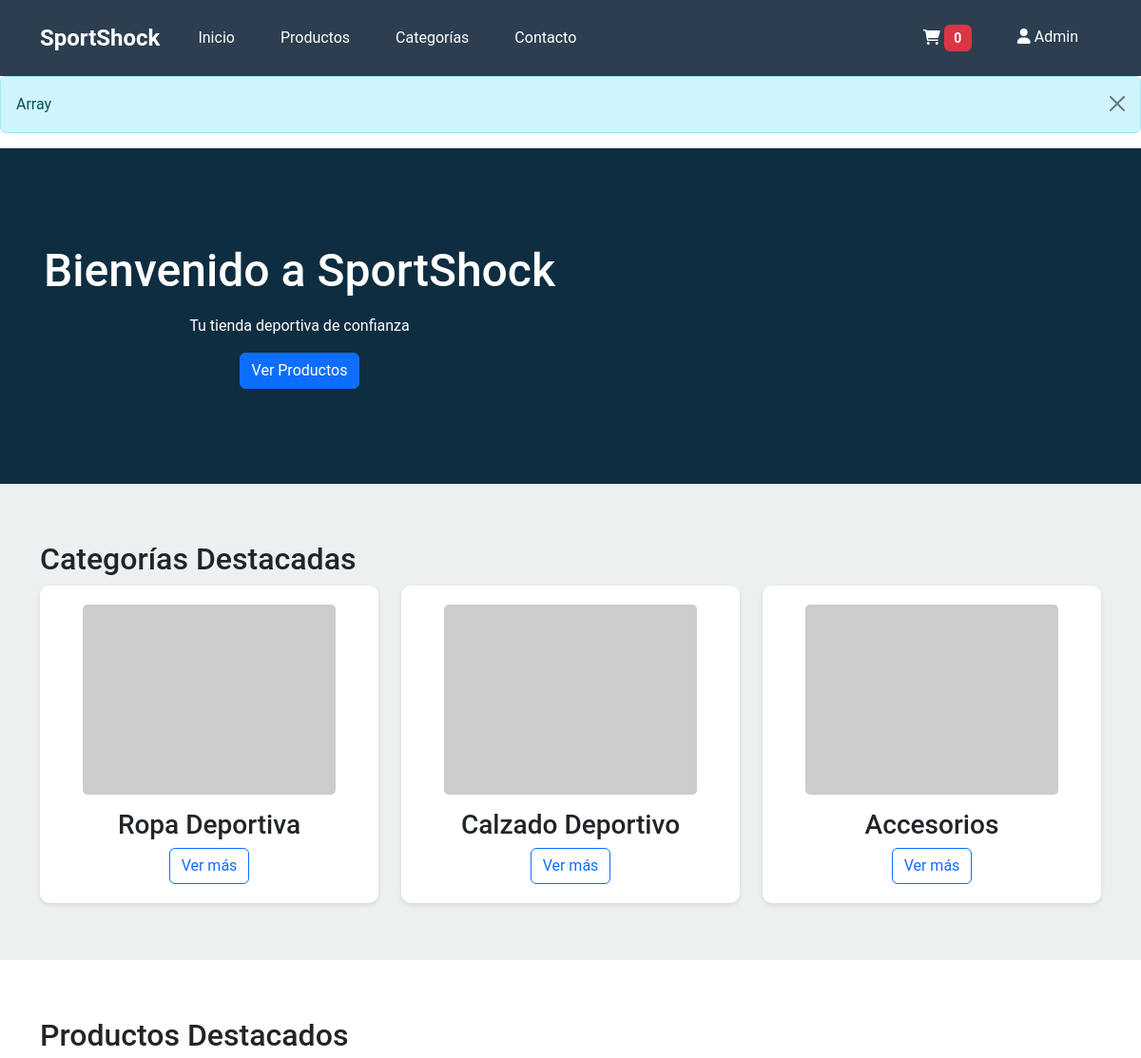
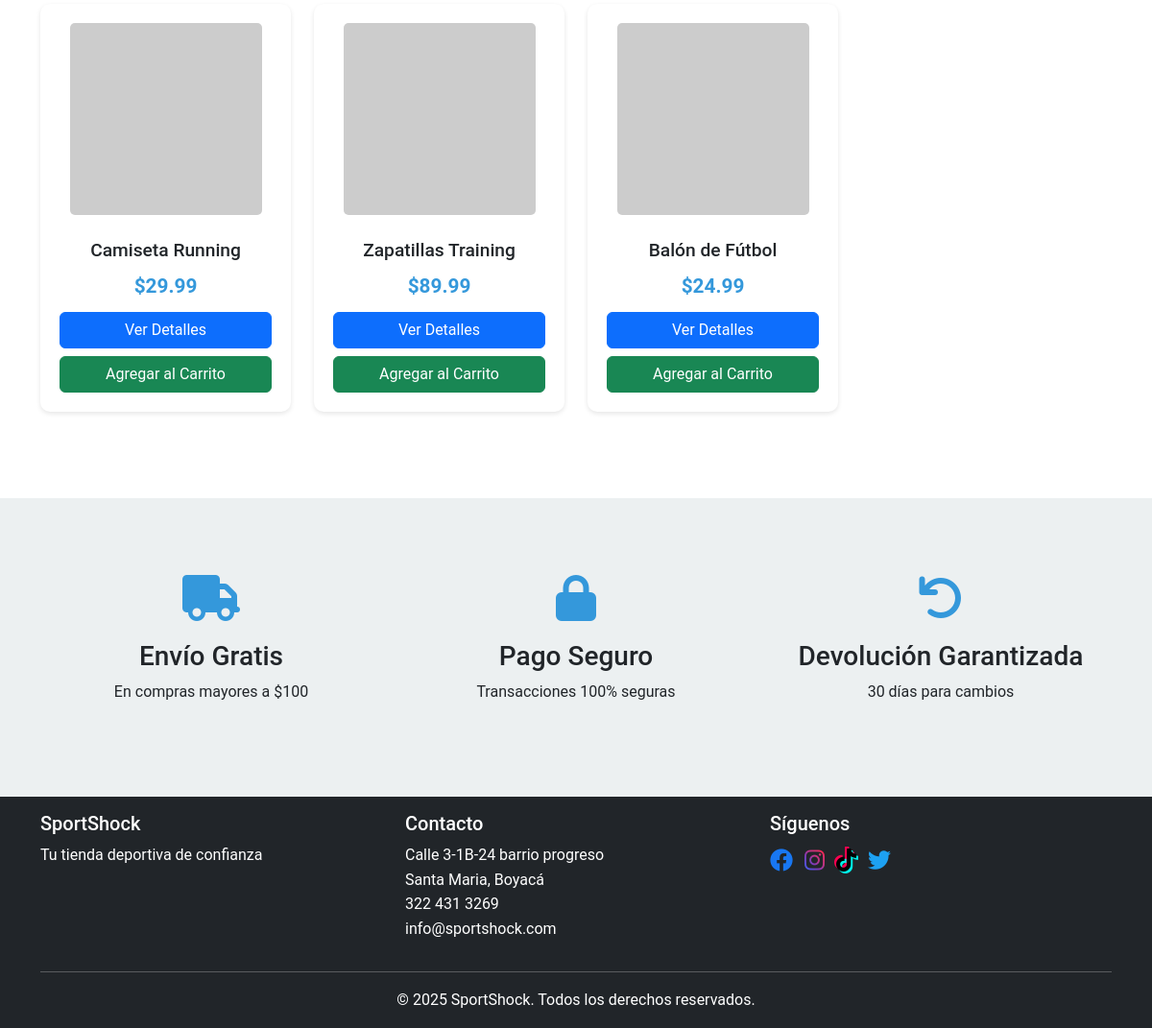
/index.php (signed in), run on the app's committed database (2 pictures, top to bottom).
### tables this page shows
CREATE TABLE IF NOT EXISTS productos (
    id INT AUTO_INCREMENT PRIMARY KEY,
    nombre VARCHAR(100) NOT NULL,
    descripcion TEXT,
    precio DECIMAL(10,2) NOT NULL,
    stock INT NOT NULL DEFAULT 0,
    imagen VARCHAR(255),
    categoria_id INT,
    destacado BOOLEAN DEFAULT FALSE,
    fecha_creacion TIMESTAMP DEFAULT CURRENT_TIMESTAMP,
    FOREIGN KEY (categoria_id) REFERENCES categorias(id)
);

### includes/db.php (called while the page is built, shortened)
<?php
$conn = mysqli_connect(DB_HOST, DB_USER, DB_PASS, DB_NAME);
mysqli_set_charset($conn, "utf8");
function obtenerProductos($limite = null, $destacados = false) {
    global $conn;
    $query = "SELECT p.*,
              CASE
                WHEN p.imagen IS NULL OR p.imagen = ''
                THEN CONCAT('https://via.placeholder.com/300x300?text=', REPLACE(p.nombre, ' ', '+'))
                ELSE p.imagen
              END as imagen_url
              FROM productos p";
    if ($destacados) {
        $query .= " WHERE p.destacado = 1";
    }
    if ($limite) {
        $query .= " LIMIT " . (int)$limite;
    }
    $result = mysqli_query($conn, $query);
    $productos = array();
    while ($row = mysqli_fetch_assoc($result)) {
        $productos[] = $row;
    }
    return $productos;
}

### index.php (the view, shortened to what this page needs)
<?php
include 'includes/db.php';
?>
<!DOCTYPE html>
<html lang="es">
<head>
    <link rel="stylesheet" href="css/style.css">
    <link href="https://cdn.jsdelivr.net/npm/bootstrap@5.3.0/dist/css/bootstrap.min.css" rel="stylesheet">
    <link rel="stylesheet" href="https://cdnjs.cloudflare.com/ajax/libs/font-awesome/6.0.0/css/all.min.css">
</head>
<body>
    <?php include 'includes/header.php'; ?>
    <div class="hero-section">
        <div class="container">
            <div class="row">
                <div class="col-md-6">
                    <h1>Bienvenido a SportShock</h1>
                    <p>Tu tienda deportiva de confianza</p>
                    <a href="productos.php" class="btn btn-primary">Ver Productos</a>
                </div>
            </div>
        </div>
    </div>
    <section class="categories-section">
        <div class="container">
            <h2>Categorías Destacadas</h2>
            <div class="row">
                <div class="col-md-4">
                    <div class="category-card">
                        <img src="https://via.placeholder.com/400x300?text=Ropa+Deportiva" alt="Ropa Deportiva" class="img-fluid">
                        <h3>Ropa Deportiva</h3>
                        <a href="categorias.php?id=1" class="btn btn-outline-primary">Ver más</a>
                    </div>
                </div>
                <div class="col-md-4">
                    <div class="category-card">
                        <img src="https://via.placeholder.com/400x300?text=Calzado+Deportivo" alt="Calzado Deportivo" class="img-fluid">
                        <h3>Calzado Deportivo</h3>
                        <a href="categorias.php?id=2" class="btn btn-outline-primary">Ver más</a>
                    </div>
                </div>
                <div class="col-md-4">
                    <div class="category-card">
                        <img src="https://via.placeholder.com/400x300?text=Accesorios" alt="Accesorios" class="img-fluid">
                        <h3>Accesorios</h3>
                        <a href="categorias.php?id=3" class="btn btn-outline-primary">Ver más</a>
                    </div>
                </div>
            </div>
        </div>
    </section>
    <section class="featured-products">
        <div class="container">
            <h2>Productos Destacados</h2>
            <div class="row">
                <?php
                $productos = obtenerProductos(4, true);
                foreach($productos as $producto) {
                    ?>
                    <div class="col-md-3">
                        <div class="product-card">
                            <img src="<?php echo $producto['imagen_url']; ?>" alt="<?php echo htmlspecialchars($producto['nombre']); ?>" class="img-fluid">
                            <h3><?php echo htmlspecialchars($producto['nombre']); ?></h3>
                            <p class="price">$<?php echo number_format($producto['precio'], 2); ?></p>
                            <div class="d-grid gap-2">
                                <a href="producto.php?id=<?php echo $producto['id']; ?>" class="btn btn-primary">Ver Detalles</a>
                                <button class="btn btn-success agregar-carrito" data-id="<?php echo $producto['id']; ?>">
                                    Agregar al Carrito
                                </button>
                            </div>
                        </div>
                    </div>
                    <?php
                }
                ?>
            </div>
        </div>
    </section>
    <section class="features-section">
        <div class="container">
            <div class="row">
                <div class="col-md-4">
                    <div class="feature">
                        <i class="fas fa-truck"></i>
                        <h3>Envío Gratis</h3>
                        <p>En compras mayores a $100</p>
                    </div>
                </div>
                <div class="col-md-4">
                    <div class="feature">
                        <i class="fas fa-lock"></i>
                        <h3>Pago Seguro</h3>
                        <p>Transacciones 100% seguras</p>
                    </div>
                </div>
                <div class="col-md-4">
                    <div class="feature">
                        <i class="fas fa-undo"></i>
                        <h3>Devolución Garantizada</h3>
                        <p>30 días para cambios</p>
                    </div>
                </div>
            </div>
        </div>
    </section>
    <?php include 'includes/footer.php'; ?>
</body>
</html>

### css/style.css (style rules this page uses)
:root { --primary-color: #3498db; --secondary-color: #2ecc71; --dark-color: #2c3e50; --light-color: #ecf0f1; --danger-color: #e74c3c; --warning-color: #f1c40f; }
body { font-family: 'Roboto', sans-serif; line-height: 1.6; margin: 0; padding: 0; }
.hero-section { background: linear-gradient(rgba(0,0,0,0.7), rgba(0,0,0,0.7)), #3498db; background-size: cover; background-position: center; color: white; padding: 100px 0; text-align: center; }
.hero-section h1 { font-size: 3rem; margin-bottom: 1rem; }
.categories-section { padding: 60px 0; background-color: var(--light-color); }
.category-card { background: white; border-radius: 10px; padding: 20px; text-align: center; box-shadow: 0 2px 5px rgba(0,0,0,0.1); transition: transform 0.3s ease; }
.category-card img { max-width: 100%; height: 200px; object-fit: cover; border-radius: 5px; margin-bottom: 15px; }
.featured-products { padding: 60px 0; }
.product-card { background: white; border-radius: 10px; padding: 20px; text-align: center; box-shadow: 0 2px 5px rgba(0,0,0,0.1); margin-bottom: 30px; transition: transform 0.3s ease; }
.product-card img { max-width: 100%; height: 200px; object-fit: cover; border-radius: 5px; margin-bottom: 15px; }
.product-card h3 { font-size: 1.2rem; margin: 10px 0; }
.price { color: var(--primary-color); font-size: 1.3rem; font-weight: bold; margin: 10px 0; }
.features-section { background-color: var(--light-color); padding: 60px 0; }
.feature { text-align: center; padding: 20px; }
.feature i { font-size: 3rem; color: var(--primary-color); margin-bottom: 20px; }

### data on the page
productos: nombre "Camiseta Running", precio "29.99"
productos: nombre "Zapatillas Training", precio "89.99"
productos: nombre "Balón de Fútbol", precio "24.99"

### other printed values
$_SESSION['usuario_nombre'] "Admin"
$_SESSION['mensaje'] "Array"
